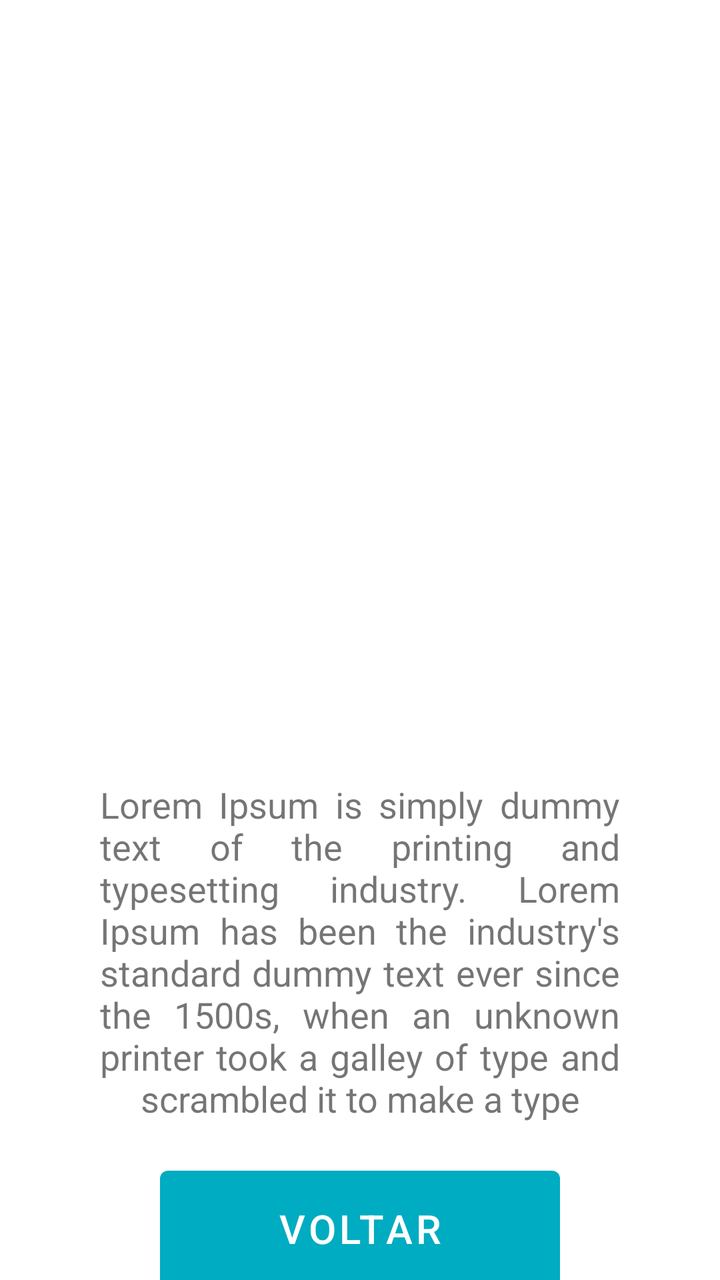
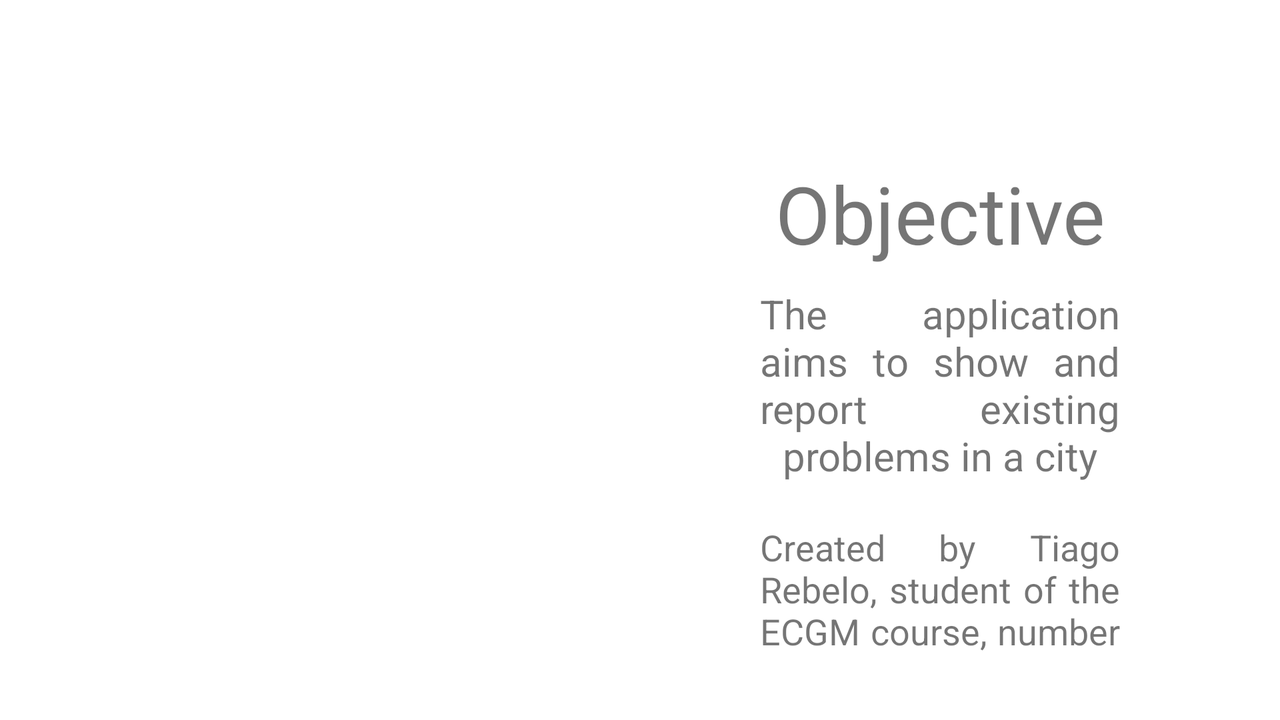

Two renders of one Android screen. The first uses the default layout on a phone; the second uses the alternative layout the repository ships for a different screen configuration, on a matching device. The two XML files are below.
<!-- AndroidManifest.xml: application theme Theme.CM_Projeto_20537 -->
<!-- res/layout/activity_about2.xml -->
<?xml version="1.0" encoding="utf-8"?>
<androidx.constraintlayout.widget.ConstraintLayout xmlns:android="http://schemas.android.com/apk/res/android"
    xmlns:app="http://schemas.android.com/apk/res-auto"
    xmlns:tools="http://schemas.android.com/tools"
    android:layout_width="match_parent"
    android:layout_height="match_parent"
    tools:context=".About">

    <LinearLayout
        android:layout_width="match_parent"
        android:layout_height="match_parent"
        android:orientation="vertical">

        <ImageView
            android:id="@+id/imageView"
            android:layout_width="match_parent"
            android:layout_height="250dp"
            android:layout_marginTop="90dp"
            tools:srcCompat="@tools:sample/avatars" />

        <TextView
            android:id="@+id/textView2"
            android:layout_width="match_parent"
            android:layout_height="wrap_content"
            android:layout_marginTop="50dp"
            android:textSize="18dp"
            android:textAlignment="center"
            android:justificationMode="inter_word"
            android:layout_marginHorizontal="50dp"
            android:text="Lorem Ipsum is simply dummy text of the printing and typesetting industry. Lorem Ipsum has been the industry's standard dummy text ever since the 1500s, when an unknown printer took a galley of type and scrambled it to make a type"
            android:gravity="center_horizontal" />

        <Button
            android:id="@+id/btReturnAbout"
            android:layout_width="200dp"
            android:layout_height="70dp"
            android:layout_gravity="center_horizontal"
            android:layout_marginTop="18dp"
            android:textSize="20dp"
            android:text="Voltar"
            app:backgroundTint="#00ACC1"
            android:onClick="onClickAboutReturn"/>

    </LinearLayout>
</androidx.constraintlayout.widget.ConstraintLayout>
<!-- resources referenced by this layout -->
<resources>
  <style name="Theme.CM_Projeto_20537" parent="Theme.MaterialComponents.DayNight.DarkActionBar">
          
          <item name="colorPrimary">@color/purple_500</item>
          <item name="colorPrimaryVariant">@color/purple_700</item>
          <item name="colorOnPrimary">@color/white</item>
          
          <item name="colorSecondary">@color/teal_200</item>
          <item name="colorSecondaryVariant">@color/teal_700</item>
          <item name="colorOnSecondary">@color/black</item>
          
          <item name="android:statusBarColor" tools:targetApi="l">?attr/colorPrimaryVariant</item>
          
      </style>
</resources>
<!-- res/layout-land/activity_about2.xml (the repository's variant of the layout above) -->
<!-- drawn on the phone turned sideways -->
<?xml version="1.0" encoding="utf-8"?>
<LinearLayout xmlns:android="http://schemas.android.com/apk/res/android"
    xmlns:app="http://schemas.android.com/apk/res-auto"
    xmlns:tools="http://schemas.android.com/tools"
    android:layout_width="match_parent"
    android:layout_height="match_parent"
    android:orientation="horizontal"
    tools:context=".About">

    <LinearLayout
        android:layout_width="wrap_content"
        android:layout_height="wrap_content"
        android:orientation="vertical"
        android:layout_marginTop="30dp"
        android:layout_marginBottom="30dp"
        android:layout_marginLeft="30dp"
        android:layout_marginRight="50dp">

        <ImageView
            android:id="@+id/imageView"
            android:layout_width="250dp"
            android:layout_height="200dp"
            android:src="@drawable/avatar"
            android:layout_marginTop="60dp"
            android:layout_gravity="center_vertical" />
    </LinearLayout>

    <LinearLayout
        android:layout_width="wrap_content"
        android:layout_height="wrap_content"
        android:orientation="vertical"
        android:layout_marginTop="30dp"
        android:layout_marginBottom="30dp"
        android:layout_marginRight="30dp">

        <TextView
            android:id="@+id/textAboutObjective"
            android:layout_width="match_parent"
            android:layout_height="wrap_content"
            android:layout_marginHorizontal="50dp"
            android:layout_marginTop="50dp"
            android:gravity="center_horizontal"
            android:justificationMode="inter_word"
            android:text="@string/textInfoAboutObjective"
            android:textAlignment="center"
            android:textSize="40dp" />

        <TextView
            android:id="@+id/textView2"
            android:layout_width="wrap_content"
            android:layout_height="wrap_content"
            android:layout_marginHorizontal="50dp"
            android:layout_marginTop="10dp"
            android:gravity="center_horizontal"
            android:justificationMode="inter_word"
            android:text="@string/textInfoAbout"
            android:textAlignment="center"
            android:textSize="20dp" />

        <TextView
            android:id="@+id/textViewCreator"
            android:layout_width="match_parent"
            android:layout_height="wrap_content"
            android:layout_marginHorizontal="50dp"
            android:layout_marginTop="20dp"
            android:gravity="center_horizontal"
            android:justificationMode="inter_word"
            android:text="@string/textInfoAboutCreator"
            android:textAlignment="center"
            android:textSize="18dp" />

        <Button
            android:id="@+id/btReturnAbout"
            android:layout_width="150dp"
            android:layout_height="60dp"
            android:layout_gravity="center_horizontal"
            android:layout_marginTop="5dp"
            android:onClick="onClickAboutReturn"
            android:text="@string/btVoltar"
            android:textSize="20dp"
            app:backgroundTint="#00ACC1" />

    </LinearLayout>

</LinearLayout>
<!-- resources referenced by the variant -->
<!-- as the phone turned sideways resolves them -->
<resources>
  <string name="btVoltar">Return</string>
  <string name="textInfoAbout">The application aims to show and report existing problems in a city</string>
  <string name="textInfoAboutCreator">Created by Tiago Rebelo, student of the ECGM course, number 20537</string>
  <string name="textInfoAboutObjective">Objective</string>
  <style name="Theme.CM_Projeto_20537" parent="Theme.MaterialComponents.DayNight.DarkActionBar">
          
          <item name="colorPrimary">@color/purple_500</item>
          <item name="colorPrimaryVariant">@color/purple_700</item>
          <item name="colorOnPrimary">@color/white</item>
          
          <item name="colorSecondary">@color/teal_200</item>
          <item name="colorSecondaryVariant">@color/teal_700</item>
          <item name="colorOnSecondary">@color/black</item>
          
          <item name="android:statusBarColor" tools:targetApi="l">?attr/colorPrimaryVariant</item>
          
      </style>
</resources>
